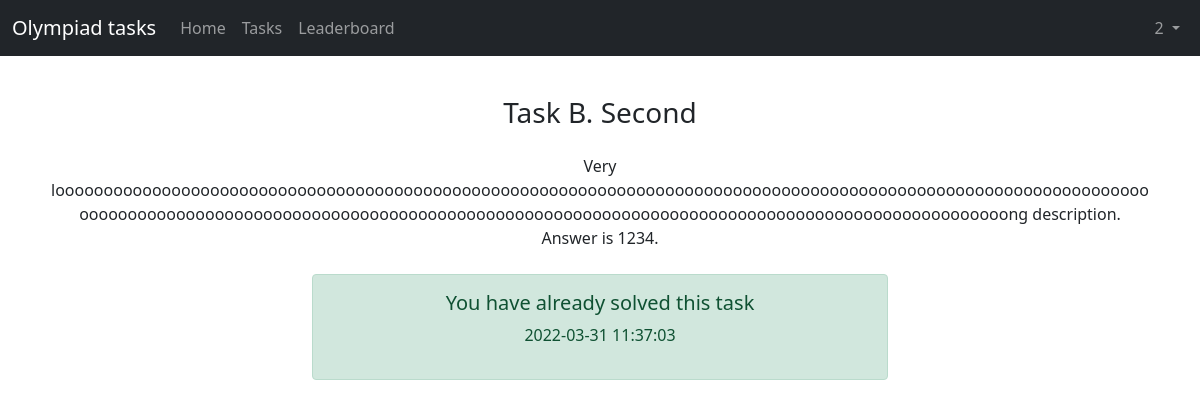
The page /tasks/2 (signed in) on the database its author committed.
### models.py (models this page shows, shortened)
class Task(db.Model):
    id = db.Column(db.Integer, primary_key=True)
    name = db.Column(db.String(30), nullable=False)
    text = db.Column(db.Text, nullable=False)
    answer = db.Column(db.Text, nullable=False)

class Completed(db.Model):
    user_id = db.Column(db.Integer, ForeignKey(User.id), nullable=False)
    task_id = db.Column(db.Integer, ForeignKey(Task.id), nullable=False)
    time = db.Column(db.DateTime, server_default=func.now())
    __table_args__ = (PrimaryKeyConstraint(user_id, task_id),)

### routes.py (the view)
@blueprint.route('/tasks/<task_id>', methods=['GET', 'POST'])
def task(task_id):
    if 'user' not in session:
        return redirect('/login')
    else:
        olymp_task = Task.query.filter(Task.id == task_id).first()
        user = User.query.filter(User.name == session.get('user')).first()
        completed = Completed.query.filter(Completed.task_id == task_id,
                                           Completed.user_id == user.id).first()
        if request.method == 'POST':
            if completed:
                return 'You have already completed this task', 400
            answer = request.form.get('answer').strip()
            if not answer:
                return render_template('task.html', user=user.id, task=olymp_task,
                                       error='Write down your answer!')
            if olymp_task.answer == answer:
                db.session.add(Completed(user_id=user.id, task_id=task_id))
                db.session.commit()
                return redirect(f'/tasks/{task_id}')
            else:
                return render_template('task.html', user=user.id, task=olymp_task, answer=answer,
                                       error='Wrong answer!')
        else:
            return render_template('task.html', time=completed.time if completed else None, user=user.id,
                                   task=olymp_task)

### templates/task.html (shortened to what this page needs)
{% extends 'header.html' %}
{% block content %}
<div class="text-center p-4">
    <h3 class="m-3">{{task.name}}</h3>
    <p class="m-4" style="white-space: pre-line">{{task.text}}</p>
    {% if time is not none %}
    <div class="alert alert-success w-50 m-auto" role="alert">
        <h5>You have already solved this task</h5>
        <p>{{ time }}</p>
    </div>
    {% endif %}
</div>
{% endblock %}

### static/base.css (style rules this page uses)
html { overflow-wrap: break-word; }

### rows shown on the page
Task: name "Task B. Second", text "Very looooooooooooooooooooooooooooooooooooooooooooooooooooooooooooooooooooooooooooooooooooooooooooooooooooooooooooooooooooooooooooooooooooooooooooooooooooooooooooooooooooooooooooooooooooooooooooooooooooooooooooooooong description. Answer is 1234."
Completed: time "2022-03-31 11:37:03"

### other values the page prints
{{ user }} "2"
